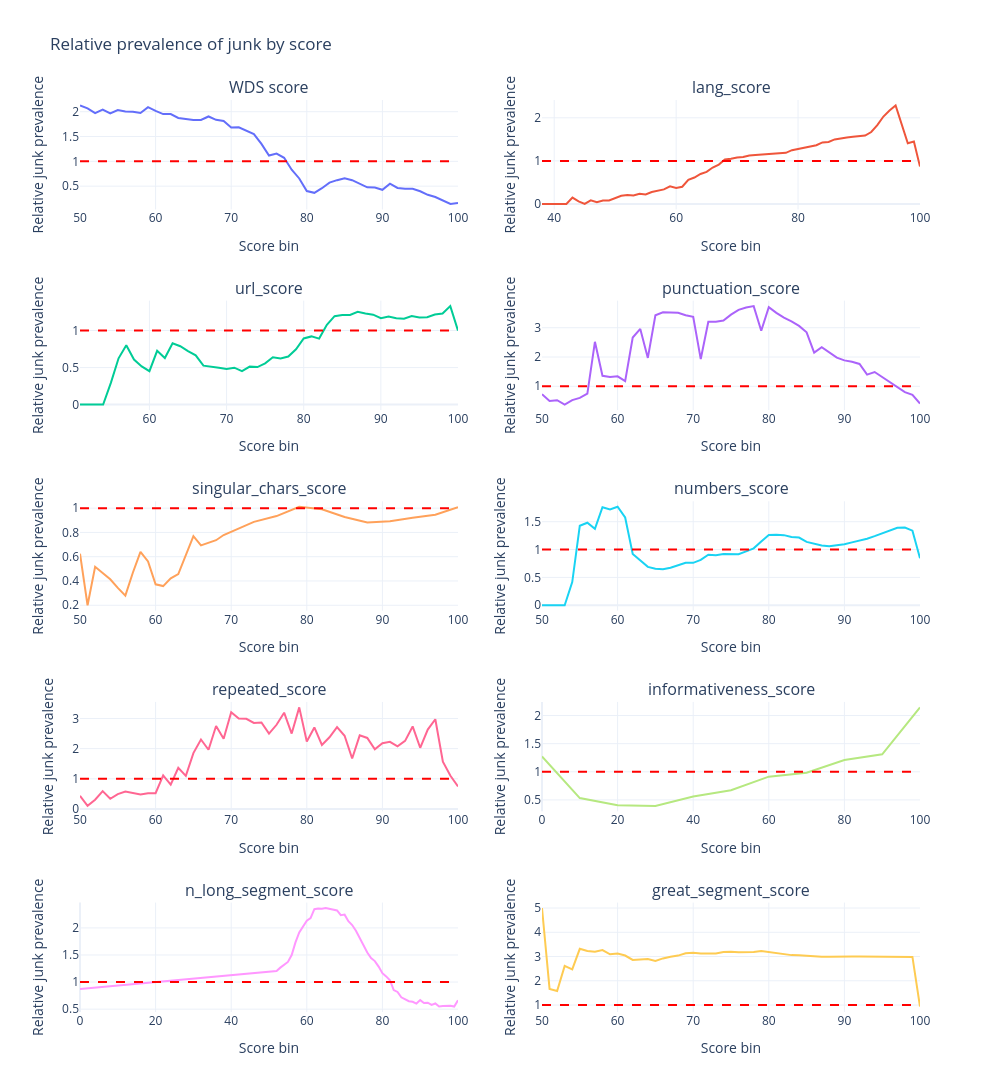

Source (notebook cell):
### Code cell
fig = make_subplots(
    rows=5,
    cols=2,
    subplot_titles=titles
)

for i, title in enumerate(titles):

    row = i // 2 + 1
    col = i % 2 + 1

    total_junk = sum(data["junk"][i].values())
    total_all = sum(data["all"][i].values())

    global_rate = total_junk / total_all

    x = []
    y = []

    for b in sorted(data["all"][i].keys()):

        all_count = data["all"][i][b]
        junk_count = data["junk"][i].get(b,0)

        if all_count > 0:

            x.append(b)
            y.append((junk_count/all_count)/global_rate)

    fig.add_trace(
        go.Scatter(
            x=x,
            y=y,
            mode="lines",
            showlegend=False
        ),
        row=row,
        col=col
    )

    fig.add_hline(
        y=1,
        line_dash="dash",
        line_color="red",
        row=row,
        col=col
    )

fig.update_layout(
    template="plotly_white",
    height=1200,
    width=1000,
    title="Relative prevalence of junk by score"
)

fig.update_xaxes(title_text="Score bin")
fig.update_yaxes(title_text="Relative junk prevalence")

fig.show()

### Figure 1 — Plotly figure (JSON) as saved in the notebook; plotly's stock layout.template omitted (floating-point values rounded to 4 significant figures)
{"data": [{"mode": "lines", "showlegend": false, "type": "scatter", "x": [50, 51, 52, 53, 54, 55, 56, 57, 58, 59, 60, 61, 62, 63, 65, 66, 67, 68, 69, 70, 71, 72, 73, 74, 75, 76, 77, 78, 79, 80, 81, 82, 83, 84, 85, 86, 87, 88, 89, 90, 91, 92, 93, 94, 95, 96, 97, 98, 99, 100], "xaxis": "x", "y": [2.126, 2.067, 1.973, 2.043, 1.965, 2.034, 2.004, 2.001, 1.974, 2.091, 2.016, 1.953, 1.952, 1.874, 1.834, 1.835, 1.904, 1.836, 1.813, 1.684, 1.687, 1.614, 1.548, 1.353, 1.117, 1.156, 1.072, 0.8312, 0.6545, 0.401, 0.3653, 0.4586, 0.5704, 0.6203, 0.66, 0.6203, 0.541, 0.476, 0.4703, 0.4262, 0.5499, 0.4632, 0.4474, 0.4465, 0.3973, 0.3253, 0.2814, 0.2075, 0.1405, 0.1602], "yaxis": "y"}, {"mode": "lines", "showlegend": false, "type": "scatter", "x": [38, 39, 40, 41, 42, 43, 44, 45, 46, 47, 48, 49, 50, 51, 52, 53, 54, 55, 56, 57, 58, 59, 60, 61, 62, 63, 64, 65, 66, 67, 68, 69, 70, 71, 72, 73, 74, 75, 76, 77, 78, 79, 80, 81, 82, 83, 84, 85, 86, 87, 88, 89, 90, 91, 92, 93, 94, 95, 96, 97, 98, 99, 100], "xaxis": "x2", "y": [0, 0, 0, 0, 0, 0.1471, 0.06172, 0, 0.0851, 0.0419, 0.08064, 0.08272, 0.1374, 0.1918, 0.2062, 0.1951, 0.2351, 0.2209, 0.2779, 0.3029, 0.3379, 0.4111, 0.3732, 0.4006, 0.5604, 0.6144, 0.6963, 0.744, 0.8457, 0.9129, 1.032, 1.052, 1.08, 1.089, 1.126, 1.138, 1.151, 1.15, 1.168, 1.182, 1.187, 1.248, 1.275, 1.306, 1.337, 1.363, 1.429, 1.44, 1.498, 1.527, 1.544, 1.56, 1.571, 1.588, 1.67, 1.83, 2.029, 2.171, 2.286, 1.868, 1.411, 1.448, 0.867], "yaxis": "y2"}, {"mode": "lines", "showlegend": false, "type": "scatter", "x": [51, 52, 53, 54, 55, 56, 57, 58, 59, 60, 61, 62, 63, 64, 65, 66, 67, 68, 69, 70, 71, 72, 73, 74, 75, 76, 77, 78, 79, 80, 81, 82, 83, 84, 85, 86, 87, 88, 89, 90, 91, 92, 93, 94, 95, 96, 97, 98, 99, 100], "xaxis": "x3", "y": [0, 0, 0, 0, 0.2941, 0.625, 0.8, 0.6081, 0.5147, 0.4516, 0.7253, 0.6282, 0.8287, 0.7881, 0.723, 0.665, 0.5255, 0.5064, 0.4969, 0.4811, 0.4983, 0.4525, 0.5126, 0.5065, 0.5564, 0.6392, 0.6229, 0.6493, 0.7472, 0.893, 0.9206, 0.8911, 1.076, 1.194, 1.209, 1.211, 1.252, 1.229, 1.214, 1.167, 1.188, 1.167, 1.16, 1.195, 1.175, 1.179, 1.217, 1.229, 1.329, 0.9992], "yaxis": "y3"}, {"mode": "lines", "showlegend": false, "type": "scatter", "x": [50, 51, 52, 53, 54, 55, 56, 57, 58, 59, 60, 61, 62, 63, 64, 65, 66, 67, 68, 69, 70, 71, 72, 73, 74, 75, 76, 77, 78, 79, 80, 81, 82, 83, 84, 85, 86, 87, 88, 89, 90, 91, 92, 93, 94, 95, 96, 97, 98, 99, 100], "xaxis": "x4", "y": [0.7306, 0.5, 0.5238, 0.3743, 0.5263, 0.6036, 0.7518, 2.519, 1.358, 1.321, 1.341, 1.176, 2.666, 2.961, 1.97, 3.428, 3.528, 3.522, 3.509, 3.429, 3.371, 1.93, 3.204, 3.208, 3.248, 3.448, 3.613, 3.693, 3.739, 2.896, 3.702, 3.508, 3.343, 3.214, 3.064, 2.843, 2.151, 2.338, 2.146, 1.978, 1.886, 1.838, 1.764, 1.4, 1.488, 1.309, 1.141, 0.9562, 0.8022, 0.7101, 0.4099], "yaxis": "y4"}, {"mode": "lines", "showlegend": false, "type": "scatter", "x": [50, 51, 52, 53, 54, 55, 56, 57, 58, 59, 60, 61, 62, 63, 64, 65, 66, 67, 68, 69, 70, 73, 76, 79, 82, 85, 88, 91, 94, 97, 100], "xaxis": "x5", "y": [0.625, 0.2, 0.5172, 0.4676, 0.4135, 0.3429, 0.2791, 0.4697, 0.6391, 0.5609, 0.3725, 0.3579, 0.4222, 0.4564, 0.6159, 0.7686, 0.6934, 0.7171, 0.7357, 0.7786, 0.8052, 0.8869, 0.9345, 1.011, 0.9907, 0.9265, 0.8815, 0.8928, 0.9205, 0.946, 1.007], "yaxis": "y5"}, {"mode": "lines", "showlegend": false, "type": "scatter", "x": [50, 51, 52, 53, 54, 55, 56, 57, 58, 59, 60, 61, 62, 63, 64, 65, 66, 67, 68, 69, 70, 71, 72, 73, 74, 75, 76, 77, 78, 79, 80, 81, 82, 83, 84, 85, 86, 87, 88, 89, 90, 91, 92, 93, 94, 95, 96, 97, 98, 99, 100], "xaxis": "x6", "y": [0, 0, 0, 0, 0.4166, 1.428, 1.481, 1.374, 1.759, 1.722, 1.769, 1.577, 0.9218, 0.8134, 0.6891, 0.6552, 0.645, 0.6734, 0.7247, 0.763, 0.7616, 0.8138, 0.9085, 0.8993, 0.9193, 0.9152, 0.9156, 0.9676, 1.022, 1.146, 1.26, 1.265, 1.259, 1.227, 1.216, 1.138, 1.109, 1.073, 1.059, 1.077, 1.097, 1.129, 1.157, 1.194, 1.24, 1.292, 1.336, 1.392, 1.394, 1.34, 0.8423], "yaxis": "y6"}, {"mode": "lines", "showlegend": false, "type": "scatter", "x": [50, 51, 52, 53, 54, 55, 56, 57, 58, 59, 60, 61, 62, 63, 64, 65, 66, 67, 68, 69, 70, 71, 72, 73, 74, 75, 76, 77, 78, 79, 80, 81, 82, 83, 84, 85, 86, 87, 88, 89, 90, 91, 92, 93, 94, 95, 96, 97, 98, 99, 100], "xaxis": "x7", "y": [0.4348, 0.09999, 0.3051, 0.5894, 0.3361, 0.4928, 0.5759, 0.5166, 0.4787, 0.5198, 0.522, 1.111, 0.8046, 1.36, 1.094, 1.852, 2.303, 1.962, 2.749, 2.327, 3.206, 2.998, 2.989, 2.853, 2.867, 2.496, 2.791, 3.192, 2.499, 3.368, 2.235, 2.703, 2.12, 2.376, 2.712, 2.427, 1.671, 2.44, 2.354, 1.977, 2.181, 2.226, 2.073, 2.258, 2.736, 2.027, 2.632, 2.974, 1.569, 1.1, 0.7472], "yaxis": "y7"}, {"mode": "lines", "showlegend": false, "type": "scatter", "x": [0, 10, 20, 30, 40, 50, 60, 70, 80, 90, 100], "xaxis": "x8", "y": [1.274, 0.5329, 0.4052, 0.3941, 0.56, 0.6714, 0.9135, 0.9846, 1.208, 1.31, 2.145], "yaxis": "y8"}, {"mode": "lines", "showlegend": false, "type": "scatter", "x": [0, 52, 53, 54, 55, 56, 57, 58, 59, 60, 61, 62, 63, 64, 65, 66, 67, 68, 69, 70, 71, 72, 73, 74, 75, 76, 77, 78, 79, 80, 81, 82, 83, 84, 85, 86, 87, 88, 89, 90, 91, 92, 93, 94, 95, 96, 97, 98, 99, 100], "xaxis": "x9", "y": [0.8741, 1.206, 1.266, 1.328, 1.371, 1.498, 1.732, 1.917, 2.016, 2.134, 2.182, 2.345, 2.358, 2.354, 2.367, 2.352, 2.334, 2.323, 2.235, 2.246, 2.124, 2.053, 1.949, 1.813, 1.704, 1.545, 1.442, 1.388, 1.286, 1.164, 1.105, 1.033, 0.8529, 0.8175, 0.7186, 0.6816, 0.6462, 0.6362, 0.6033, 0.6665, 0.6145, 0.6197, 0.5791, 0.6051, 0.5481, 0.5558, 0.5656, 0.5641, 0.5482, 0.6636], "yaxis": "y9"}, {"mode": "lines", "showlegend": false, "type": "scatter", "x": [50, 51, 52, 53, 54, 55, 56, 57, 58, 59, 60, 61, 62, 63, 64, 65, 66, 67, 68, 69, 70, 71, 72, 73, 74, 75, 76, 77, 78, 79, 80, 81, 82, 83, 84, 85, 86, 87, 88, 89, 90, 91, 92, 93, 94, 95, 96, 97, 98, 99, 100], "xaxis": "x10", "y": [5.0, 1.667, 1.579, 2.615, 2.473, 3.32, 3.227, 3.198, 3.265, 3.092, 3.124, 3.041, 2.859, 2.89, 2.894, 2.815, 2.922, 2.99, 3.039, 3.132, 3.158, 3.123, 3.112, 3.129, 3.187, 3.2, 3.174, 3.175, 3.19, 3.23, 3.187, 3.132, 3.097, 3.058, 3.049, 3.024, 3.008, 2.989, 2.988, 3.0, 2.998, 3.002, 3.003, 3.001, 3.012, 3.008, 3.0, 3.002, 2.986, 2.982, 0.939], "yaxis": "y10"}], "layout": {"annotations": [{"font": {"size": 16}, "showarrow": false, "text": "WDS score", "x": 0.225, "xanchor": "center", "xref": "paper", "y": 1, "yanchor": "bottom", "yref": "paper"}, {"font": {"size": 16}, "showarrow": false, "text": "lang_score", "x": 0.775, "xanchor": "center", "xref": "paper", "y": 1, "yanchor": "bottom", "yref": "paper"}, {"font": {"size": 16}, "showarrow": false, "text": "url_score", "x": 0.225, "xanchor": "center", "xref": "paper", "y": 0.78, "yanchor": "bottom", "yref": "paper"}, {"font": {"size": 16}, "showarrow": false, "text": "punctuation_score", "x": 0.775, "xanchor": "center", "xref": "paper", "y": 0.78, "yanchor": "bottom", "yref": "paper"}, {"font": {"size": 16}, "showarrow": false, "text": "singular_chars_score", "x": 0.225, "xanchor": "center", "xref": "paper", "y": 0.56, "yanchor": "bottom", "yref": "paper"}, {"font": {"size": 16}, "showarrow": false, "text": "numbers_score", "x": 0.775, "xanchor": "center", "xref": "paper", "y": 0.56, "yanchor": "bottom", "yref": "paper"}, {"font": {"size": 16}, "showarrow": false, "text": "repeated_score", "x": 0.225, "xanchor": "center", "xref": "paper", "y": 0.34, "yanchor": "bottom", "yref": "paper"}, {"font": {"size": 16}, "showarrow": false, "text": "informativeness_score", "x": 0.775, "xanchor": "center", "xref": "paper", "y": 0.34, "yanchor": "bottom", "yref": "paper"}, {"font": {"size": 16}, "showarrow": false, "text": "n_long_segment_score", "x": 0.225, "xanchor": "center", "xref": "paper", "y": 0.12, "yanchor": "bottom", "yref": "paper"}, {"font": {"size": 16}, "showarrow": false, "text": "great_segment_score", "x": 0.775, "xanchor": "center", "xref": "paper", "y": 0.12, "yanchor": "bottom", "yref": "paper"}], "height": 1200, "shapes": [{"line": {"color": "red", "dash": "dash"}, "type": "line", "x0": 0, "x1": 1, "xref": "x domain", "y0": 1, "y1": 1, "yref": "y"}, {"line": {"color": "red", "dash": "dash"}, "type": "line", "x0": 0, "x1": 1, "xref": "x2 domain", "y0": 1, "y1": 1, "yref": "y2"}, {"line": {"color": "red", "dash": "dash"}, "type": "line", "x0": 0, "x1": 1, "xref": "x3 domain", "y0": 1, "y1": 1, "yref": "y3"}, {"line": {"color": "red", "dash": "dash"}, "type": "line", "x0": 0, "x1": 1, "xref": "x4 domain", "y0": 1, "y1": 1, "yref": "y4"}, {"line": {"color": "red", "dash": "dash"}, "type": "line", "x0": 0, "x1": 1, "xref": "x5 domain", "y0": 1, "y1": 1, "yref": "y5"}, {"line": {"color": "red", "dash": "dash"}, "type": "line", "x0": 0, "x1": 1, "xref": "x6 domain", "y0": 1, "y1": 1, "yref": "y6"}, {"line": {"color": "red", "dash": "dash"}, "type": "line", "x0": 0, "x1": 1, "xref": "x7 domain", "y0": 1, "y1": 1, "yref": "y7"}, {"line": {"color": "red", "dash": "dash"}, "type": "line", "x0": 0, "x1": 1, "xref": "x8 domain", "y0": 1, "y1": 1, "yref": "y8"}, {"line": {"color": "red", "dash": "dash"}, "type": "line", "x0": 0, "x1": 1, "xref": "x9 domain", "y0": 1, "y1": 1, "yref": "y9"}, {"line": {"color": "red", "dash": "dash"}, "type": "line", "x0": 0, "x1": 1, "xref": "x10 domain", "y0": 1, "y1": 1, "yref": "y10"}], "title": {"text": "Relative prevalence of junk by score"}, "width": 1000, "xaxis": {"anchor": "y", "domain": [0, 0.45], "title": {"text": "Score bin"}}, "xaxis10": {"anchor": "y10", "domain": [0.55, 1], "title": {"text": "Score bin"}}, "xaxis2": {"anchor": "y2", "domain": [0.55, 1], "title": {"text": "Score bin"}}, "xaxis3": {"anchor": "y3", "domain": [0, 0.45], "title": {"text": "Score bin"}}, "xaxis4": {"anchor": "y4", "domain": [0.55, 1], "title": {"text": "Score bin"}}, "xaxis5": {"anchor": "y5", "domain": [0, 0.45], "title": {"text": "Score bin"}}, "xaxis6": {"anchor": "y6", "domain": [0.55, 1], "title": {"text": "Score bin"}}, "xaxis7": {"anchor": "y7", "domain": [0, 0.45], "title": {"text": "Score bin"}}, "xaxis8": {"anchor": "y8", "domain": [0.55, 1], "title": {"text": "Score bin"}}, "xaxis9": {"anchor": "y9", "domain": [0, 0.45], "title": {"text": "Score bin"}}, "yaxis": {"anchor": "x", "domain": [0.88, 1], "title": {"text": "Relative junk prevalence"}}, "yaxis10": {"anchor": "x10", "domain": [0, 0.12], "title": {"text": "Relative junk prevalence"}}, "yaxis2": {"anchor": "x2", "domain": [0.88, 1], "title": {"text": "Relative junk prevalence"}}, "yaxis3": {"anchor": "x3", "domain": [0.66, 0.78], "title": {"text": "Relative junk prevalence"}}, "yaxis4": {"anchor": "x4", "domain": [0.66, 0.78], "title": {"text": "Relative junk prevalence"}}, "yaxis5": {"anchor": "x5", "domain": [0.44, 0.56], "title": {"text": "Relative junk prevalence"}}, "yaxis6": {"anchor": "x6", "domain": [0.44, 0.56], "title": {"text": "Relative junk prevalence"}}, "yaxis7": {"anchor": "x7", "domain": [0.22, 0.34], "title": {"text": "Relative junk prevalence"}}, "yaxis8": {"anchor": "x8", "domain": [0.22, 0.34], "title": {"text": "Relative junk prevalence"}}, "yaxis9": {"anchor": "x9", "domain": [0, 0.12], "title": {"text": "Relative junk prevalence"}}}}
